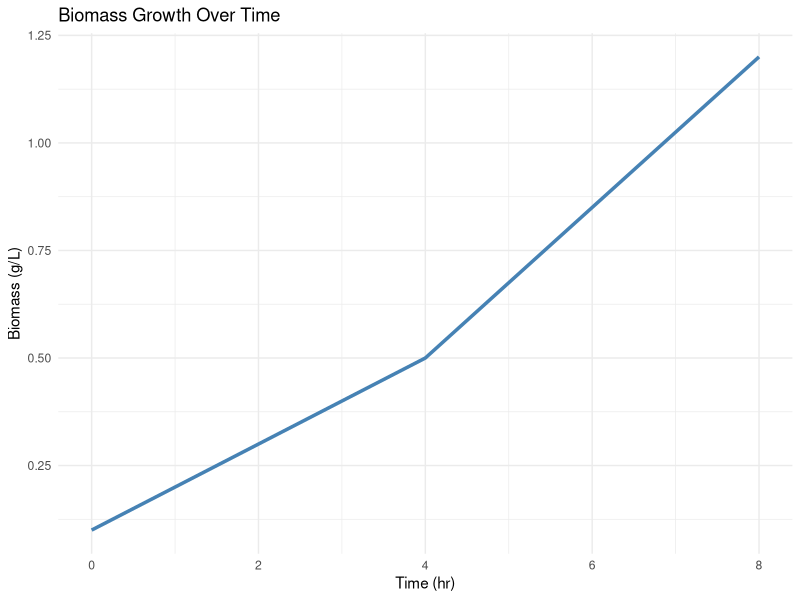
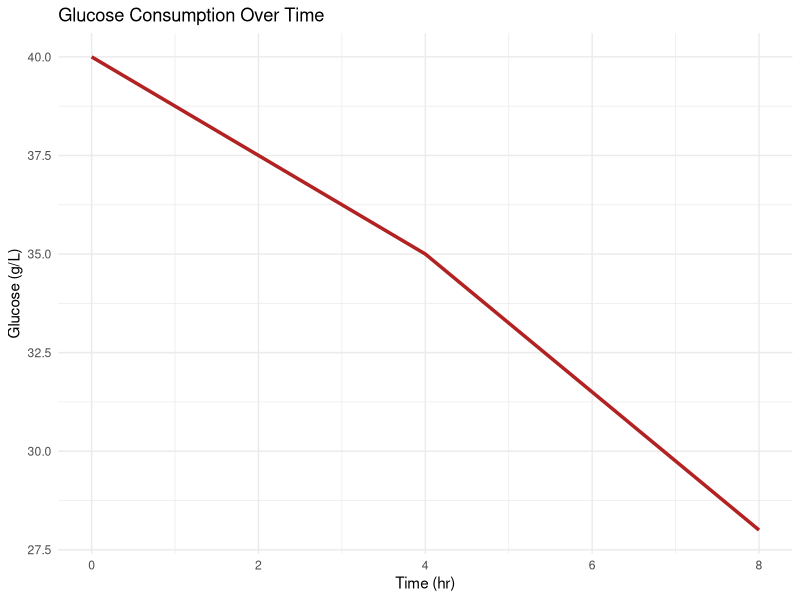
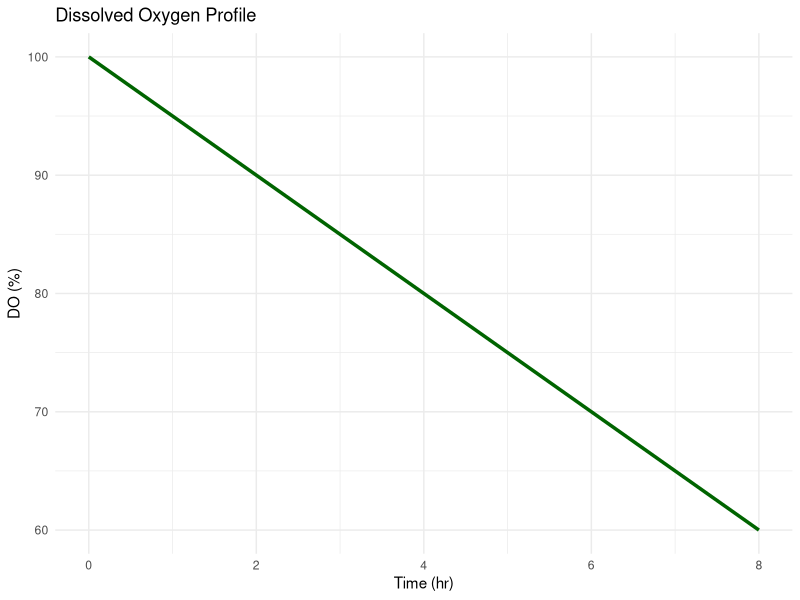

Source code (R) for these figures, in order:
library(tidyverse)

# Load data
data <- read_csv("../data/simulated_fermentation_data.csv")

# ---- KPI CALCULATIONS ----
kpis <- data %>%
  summarise(
    max_biomass = max(biomass_gL),
    min_glucose = min(glucose_gL),
    avg_do = mean(do_pct),
    final_pH = last(ph)
  )

print("Fermentation KPIs:")
print(kpis)

# ---- PLOTS ----

# Biomass growth curve
p1 <- ggplot(data, aes(time_hr, biomass_gL)) +
  geom_line(color = "steelblue", size = 1.2) +
  theme_minimal() +
  labs(title = "Biomass Growth Over Time",
       x = "Time (hr)",
       y = "Biomass (g/L)")

ggsave("../outputs/plots/biomass_growth.png", p1, width = 7, height = 4)

# Glucose consumption
p2 <- ggplot(data, aes(time_hr, glucose_gL)) +
  geom_line(color = "firebrick", size = 1.2) +
  theme_minimal() +
  labs(title = "Glucose Consumption Over Time",
       x = "Time (hr)",
       y = "Glucose (g/L)")

ggsave("../outputs/plots/glucose_consumption.png", p2, width = 7, height = 4)

# DO profile
p3 <- ggplot(data, aes(time_hr, do_pct)) +
  geom_line(color = "darkgreen", size = 1.2) +
  theme_minimal() +
  labs(title = "Dissolved Oxygen Profile",
       x = "Time (hr)",
       y = "DO (%)")

ggsave("../outputs/plots/do_profile.png", p3, width = 7, height = 4)
